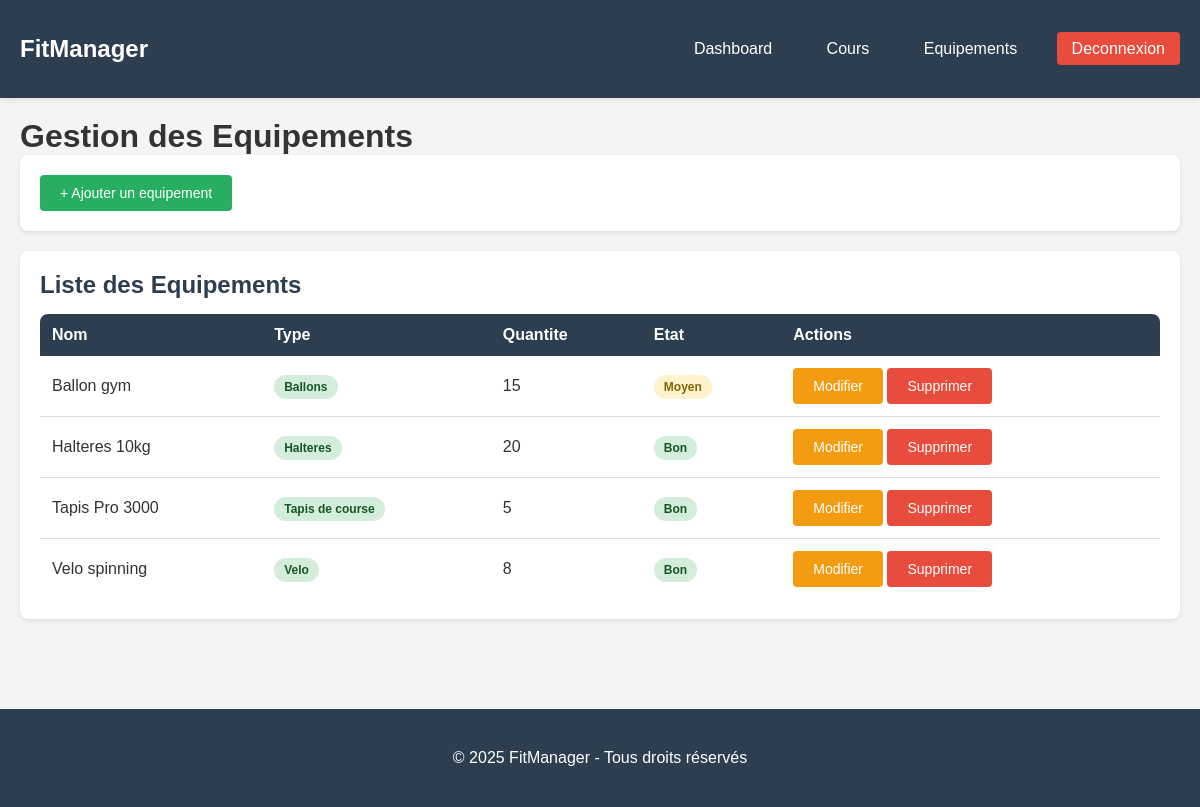
/equipements.php (signed in), run on the app's committed database.
### tables this page shows
CREATE TABLE equipements (
    id INT AUTO_INCREMENT PRIMARY KEY,
    nom VARCHAR(100) NOT NULL,
    type ENUM('Tapis de course', 'Halteres', 'Ballons', 'Velo', 'Banc') NOT NULL,
    quantite INT NOT NULL DEFAULT 1,
    etat ENUM('Bon', 'Moyen', 'A remplacer') NOT NULL DEFAULT 'Bon',
    user_id INT NOT NULL,
    date_creation DATETIME DEFAULT CURRENT_TIMESTAMP,
    FOREIGN KEY (user_id) REFERENCES utilisateurs(id) ON DELETE CASCADE
);

### equipements.php (the view, shortened to what this page needs)
<?php
include 'config/config.php';
$user_id = $_SESSION['user_id'];
$sql = "SELECT * FROM equipements WHERE user_id = '$user_id' ORDER BY nom ASC";
$result = $conn->query($sql);
include 'includes/header.php';
?>
<h1>Gestion des Equipements</h1>
<div class="card">
    <a href="equipements_add.php" class="btn btn-success">+ Ajouter un equipement</a>
</div>
<div class="card">
    <h2>Liste des Equipements</h2>
    <table>
        <thead>
            <tr>
                <th>Nom</th>
                <th>Type</th>
                <th>Quantite</th>
                <th>Etat</th>
                <th>Actions</th>
            </tr>
        </thead>
        <tbody>
            <?php
            if ($result->num_rows > 0) {
                while ($row = $result->fetch_assoc()) {
                    echo '<tr>';
                    echo '<td>' . $row['nom'] . '</td>';
                    echo '<td><span class="badge badge-success">' . $row['type'] . '</span></td>';
                    echo '<td>' . $row['quantite'] . '</td>';
                    echo '<td>';
                    $badge_class = 'badge-success';
                    if ($row['etat'] == 'Moyen') {
                        $badge_class = 'badge-warning';
                    }
                    echo '<span class="badge ' . $badge_class . '">' . $row['etat'] . '</span>';
                    echo '</td>';
                    echo '<td>';
                    echo '<a href="equipements_edit.php?id=' . $row['id'] . '" class="btn btn-warning">Modifier</a> ';
                    echo '<a href="equipements_delete.php?id=' . $row['id'] . '" class="btn btn-danger" onclick="return confirm(\'Etes-vous sur de vouloir supprimer cet equipement ?\')">Supprimer</a>';
                    echo '</td>';
                    echo '</tr>';
                }
            } else {
                echo '<tr>';
                echo '<td colspan="5" style="text-align: center;">Aucun equipement disponible</td>';
                echo '</tr>';
            }
            ?>
        </tbody>
    </table>
</div>
<?php include 'includes/footer.php'; ?>

### includes/header.php (shortened to what this page needs)
<!DOCTYPE html>
<html lang="fr">
<head>
    <link rel="stylesheet" href="assets/style.css">
</head>
<body>
    <nav class="navbar">
        <div class="container">
            <h1>FitManager</h1>
            <ul class="nav-menu">
                <li><a href="index.php">Dashboard</a></li>
                <li><a href="cours.php">Cours</a></li>
                <li><a href="equipements.php">Equipements</a></li>
                <li><a href="auth/logout.php" class="btn-logout">Deconnexion</a></li>
            </ul>
        </div>
    </nav>
    <main class="container">

### includes/footer.php
</main>
    <footer class="footer">
        <div class="container">
            <p>&copy; 2025 FitManager - Tous droits réservés</p>
        </div>
    </footer>
</body>
</html>

### assets/style.css (style rules this page uses)
* { margin: 0; padding: 0; box-sizing: border-box; }
body { font-family: Arial, sans-serif; background-color: #f4f4f4; color: #333; }
.container { max-width: 1200px; margin: 0 auto; padding: 20px; }
.navbar { background-color: #2c3e50; color: white; padding: 15px 0; box-shadow: 0 2px 5px rgba(0,0,0,0.1); }
.navbar .container::after { content: ""; display: table; clear: both; }
.navbar h1 { display: inline-block; font-size: 24px; }
.nav-menu { list-style: none; float: right; margin-top: 5px; }
.nav-menu li { display: inline-block; margin-left: 20px; }
.nav-menu a { color: white; text-decoration: none; padding: 8px 15px; border-radius: 4px; transition: background 0.3s; }
.btn-logout { background-color: #e74c3c; }
.card { background: white; padding: 20px; border-radius: 8px; box-shadow: 0 2px 4px rgba(0,0,0,0.1); margin-bottom: 20px; }
.card h2 { margin-bottom: 15px; color: #2c3e50; }
.btn { padding: 10px 20px; border: none; border-radius: 4px; cursor: pointer; text-decoration: none; display: inline-block; font-size: 14px; transition: background 0.3s; }
.btn-success { background-color: #27ae60; color: white; }
.btn-danger { background-color: #e74c3c; color: white; }
.btn-warning { background-color: #f39c12; color: white; }
table { width: 100%; border-collapse: collapse; background: white; border-radius: 8px; overflow: hidden; }
table th { background-color: #2c3e50; color: white; padding: 12px; text-align: left; }
table td { padding: 12px; border-bottom: 1px solid #ddd; }
table tr:last-child td { border-bottom: none; }
.badge { padding: 5px 10px; border-radius: 12px; font-size: 12px; font-weight: bold; }
.badge-success { background-color: #d4edda; color: #155724; }
.badge-warning { background-color: #fff3cd; color: #856404; }
.footer { background-color: #2c3e50; color: white; text-align: center; padding: 20px 0; margin-top: 50px; }

### data on the page
equipements: nom "Ballon gym", type "Ballons", quantite "15", etat "Moyen"
equipements: nom "Halteres 10kg", type "Halteres", quantite "20", etat "Bon"
equipements: nom "Tapis Pro 3000", type "Tapis de course", quantite "5", etat "Bon"
equipements: nom "Velo spinning", type "Velo", quantite "8", etat "Bon"
